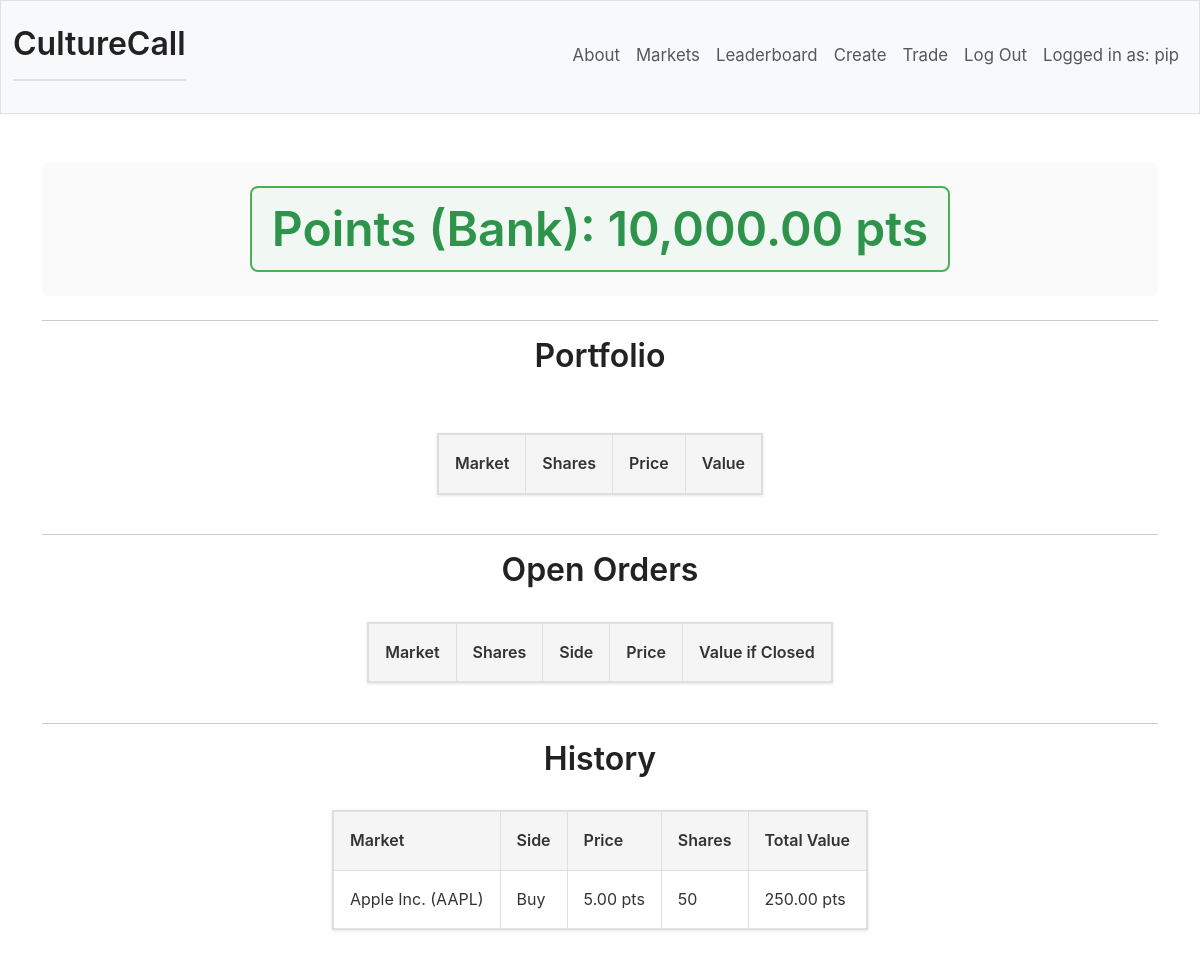
Before: / (signed in) with the older database file.
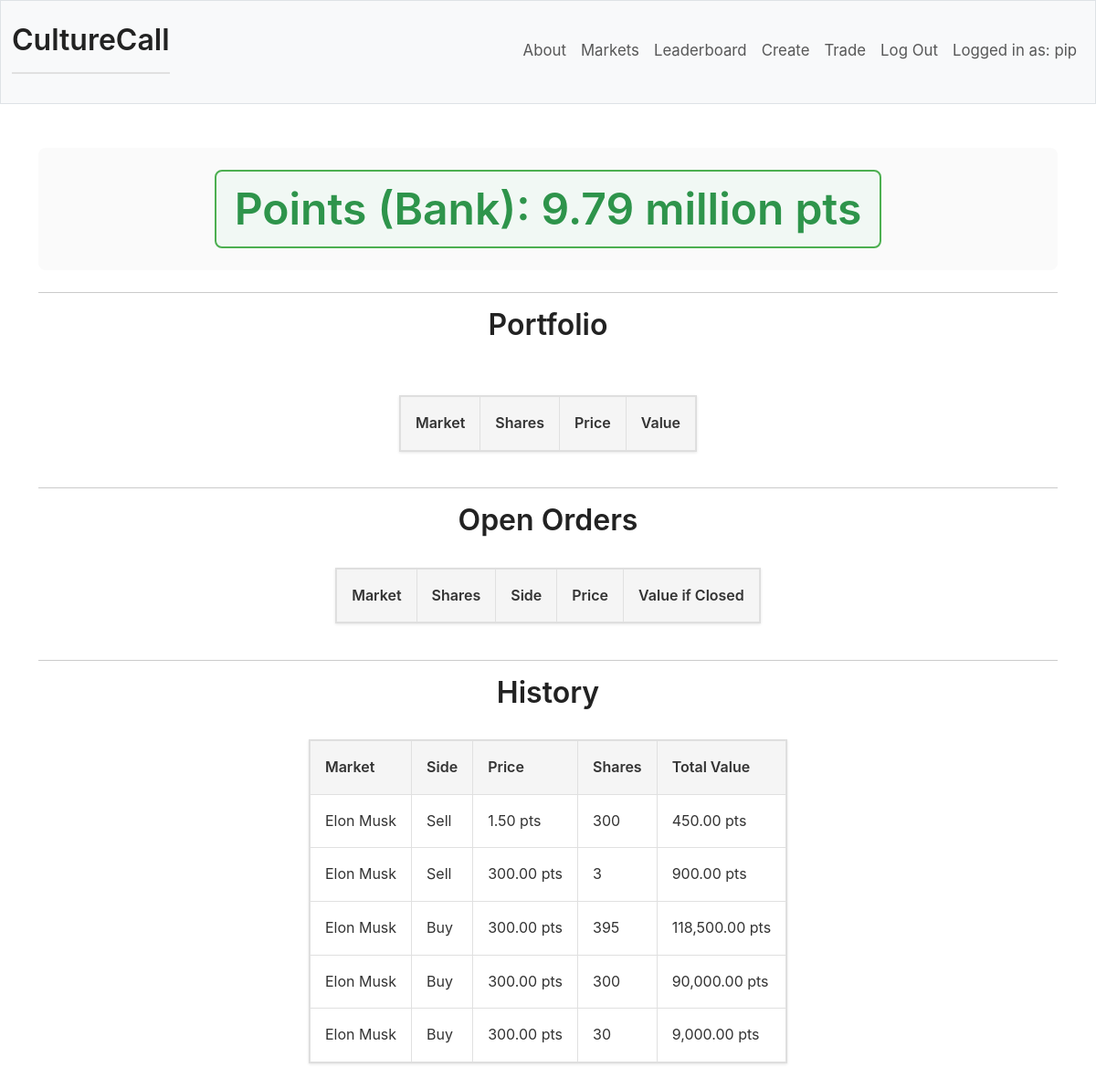
After: the same page with the newer database file.
### tables this page shows
CREATE TABLE history (    id INTEGER PRIMARY KEY AUTOINCREMENT NOT NULL,    sellerId INTEGER,    marketId INTEGER,    buyerId INTEGER,    sharesCount INTEGER NOT NULL,    executePrice NUMERIC NOT NULL,    executeTime TEXT NOT NULL DEFAULT (datetime('now')),    FOREIGN KEY(marketId) REFERENCES markets(id),    FOREIGN KEY(sellerId) REFERENCES users(id),    FOREIGN KEY(buyerId) REFERENCES users(id));

CREATE TABLE markets (    id INTEGER PRIMARY KEY AUTOINCREMENT NOT NULL,     title TEXT NOT NULL, ipo NUMERIC, ipo_shares_left INTEGER);

### app.py (the view)
@app.route("/")
@login_required
def index():
    if not app.jinja_env.globals.get("username"):
        app.jinja_env.globals["username"] = db.execute("SELECT * FROM users WHERE id = ?", session["user_id"])[0]["username"]
    balance = db.execute("SELECT points FROM users WHERE id = ?", session["user_id"])[0]["points"]
    portfolio = db.execute("SELECT * FROM portfolio WHERE userId = ?", session["user_id"])
    open = db.execute("SELECT * FROM liveOrders WHERE initiatorId = ?", session["user_id"])
    history = db.execute("SELECT * FROM history WHERE sellerId = ? OR buyerId = ? ORDER BY executeTime DESC", session["user_id"], session["user_id"])
    print(history)
    for transaction in history:
        if transaction["sellerId"] == session["user_id"]:
            transaction["side"] = "Sell"
        else:
            transaction["side"] = "Buy"
        mkt = db.execute("SELECT * FROM markets WHERE id = ?", transaction["marketId"])
        if len(mkt) > 0:
            transaction["market"] = mkt[0]["title"]
        else:
            transaction["market"] = "Not found"
    return render_template("index.html", points=pts(balance), portfolio=portfolio, open=open, price=getMarketPrice, pts=pts, mktName=getMarketName, history=history)

### app.py (called while the page is built)
@app.after_request
def after_request(response):
    response.headers["Cache-Control"] = "no-cache, no-store, must-revalidate"
    response.headers["Expires"] = 0
    response.headers["Pragma"] = "no-cache"
    return response

### helpers.py (called while the page is built)
def login_required(f):
    @wraps(f)
    def decorated_function(*args, **kwargs):
        if session.get("user_id") is None:
            return redirect("/login")
        return f(*args, **kwargs)
    return decorated_function

def pts(value):
    value = float(value)
    if abs(value) >= 1_000_000_000_000:
        return f"{value / 1_000_000_000_000:.2f} trillion pts"
    elif abs(value) >= 1_000_000_000:
        return f"{value / 1_000_000_000:.2f} billion pts"
    elif abs(value) >= 1_000_000:
        return f"{value / 1_000_000:.2f} million pts"
    else:
        return f"{value:,.2f} pts"

### templates/index.html (shortened to what this page needs)
{% extends "layout.html" %}
{% block main %}
    <div id="pointsdiv">
        <h2 id="points">Points (Bank): {{ points }}</h2>
    </div>
    <hr>
    <h2>Portfolio</h2>
    <br>
    <table>
        <tr>
            <th>Market</th>
            <th>Shares</th>
            <th>Price</th>
            <th>Value</th>
        </tr>
    </table>
    <hr>
    <h2>Open Orders</h2>
    <table>
        <tr>
            <th>Market</th>
            <th>Shares</th>
            <th>Side</th>
            <th>Price</th>
            <th>Value if Closed</th>
        </tr>
    </table>
    <hr>
    <h2>History</h2>
    <table>
        <tr>
            <th>Market</th>
            <th>Side</th>
            <th>Price</th>
            <th>Shares</th>
            <th>Total Value</th>
        </tr>
    {% for transaction in history %}
        <tr>
            <td>{{ transaction["market"] }}</td>
            <td>{{ transaction["side"] }}</td>
            <td>{{ pts(transaction["executePrice"]) }}</td>
            <td>{{ transaction["sharesCount"] }}</td>
            <td>{{ pts(transaction["executePrice"] * transaction["sharesCount"]) }}</td>
        </tr>
    {% endfor %}
    </table>
{% endblock %}

Changed rows visible on the page:
removed history: executePrice "5.00 pts", executePrice+sharesCount "250.00 pts"
added history: executePrice "1.50 pts", executePrice+sharesCount "450.00 pts"
added history: executePrice "300.00 pts", executePrice+sharesCount "900.00 pts"
added history: executePrice "300.00 pts", executePrice+sharesCount "118,500.00 pts"
added history: executePrice "300.00 pts", executePrice+sharesCount "90,000.00 pts"
added history: executePrice "300.00 pts", executePrice+sharesCount "9,000.00 pts"
Other visible differences:
{{ points }}: "10,000.00 pts" → "9.79 million pts"
